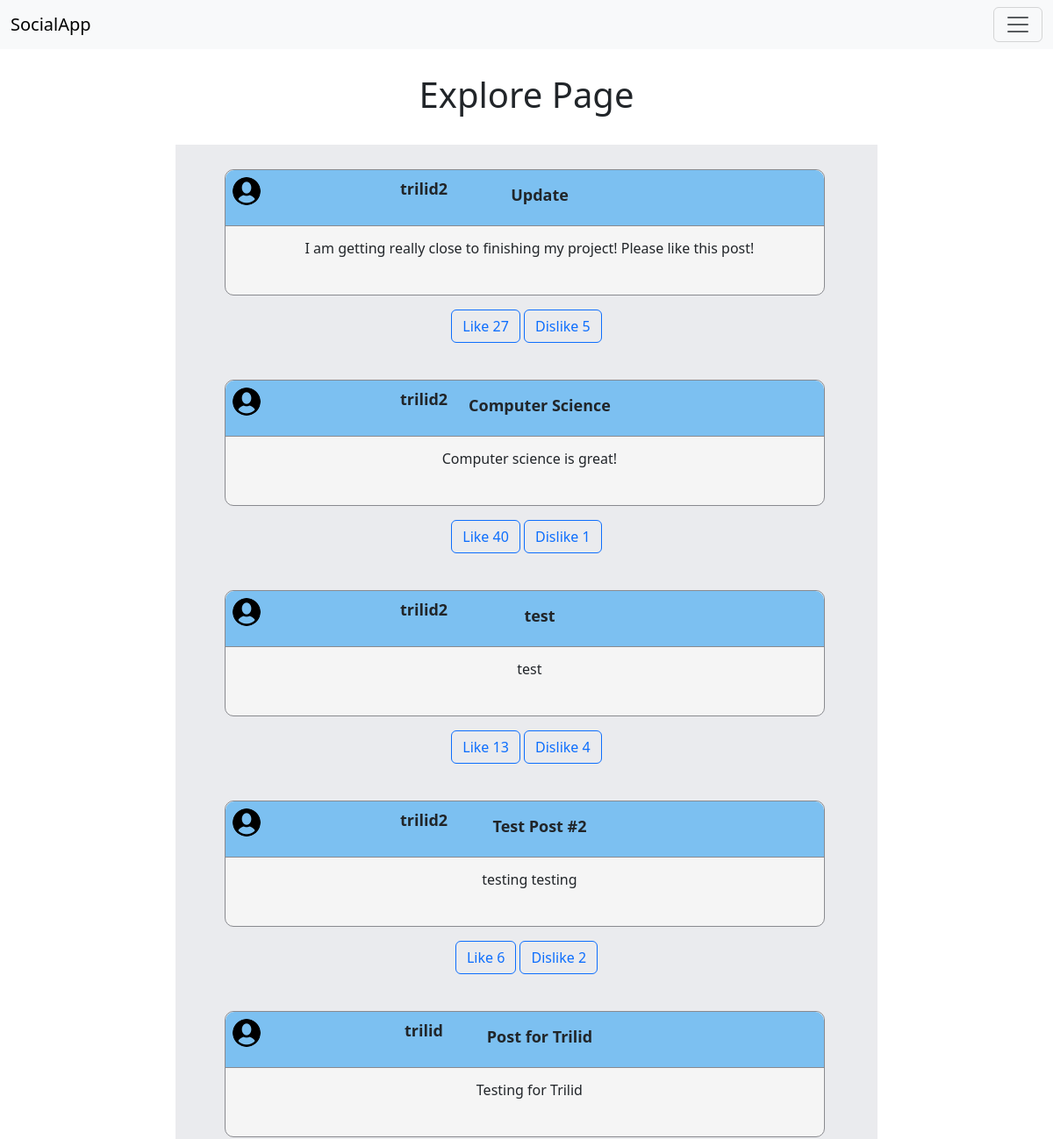
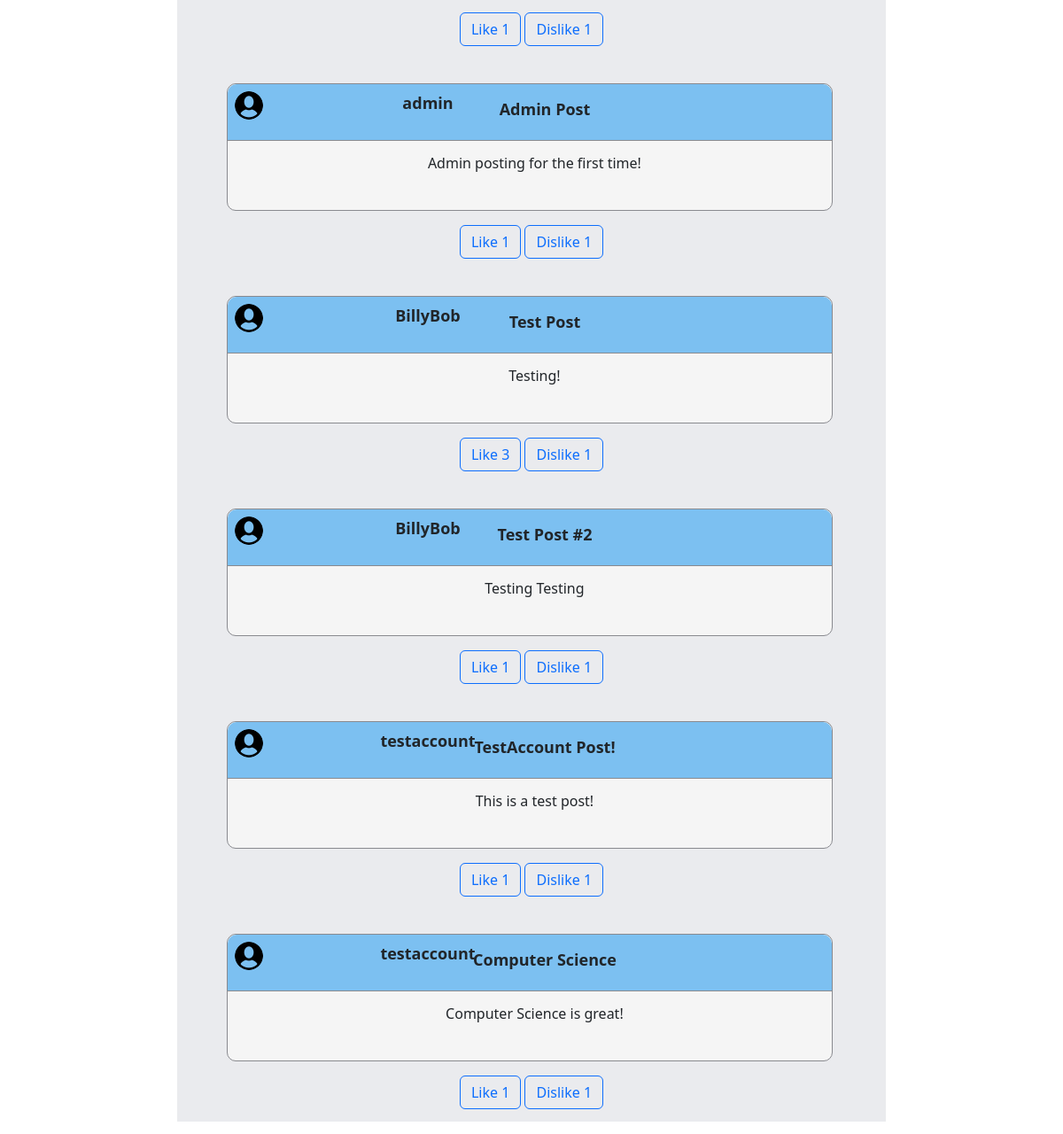
Page /explore/1 (signed in) on the committed database (2 pictures, top to bottom).
### socialapp/models.py (models this page shows, shortened)
class UserPost(models.Model):
    user = models.CharField(max_length=200)
    post_header = models.CharField(max_length=100)
    post_details = models.TextField()
    post_likes = models.IntegerField(default='0')
    post_dislikes = models.IntegerField(default='0')

class Profile(models.Model):
    user = models.OneToOneField(User, on_delete=models.CASCADE)
    image = models.ImageField(default='profilepic.jpg', upload_to='profile_pictures')
    banner_image = models.ImageField(default='headerpic.jpg', upload_to='header_pictures')
    header_description = models.TextField()
    address1 = models.CharField(max_length=100)
    city = models.CharField(max_length=100)
    zipcode = models.CharField(max_length=100)
    state = models.CharField(max_length=100)
    country = models.CharField(max_length=100)
    username = models.CharField(max_length=100, default='test')

### socialapp/views.py (the view)
# urls.py: path('explore/<int:profile_id>', views.explore_page, name='explore'),
@login_required
def explore_page(request, profile_id):
    posts = UserPost.objects.all()#.order_by('?')
    print(request.user.id)
    profile = Profile.objects.get(pk=profile_id)
    return render(request, 'socialapp/explore_page.html', {'posts': posts, 'profile': profile})

### socialapp/templates/socialapp/explore_page.html (shortened to what this page needs)
{% extends 'socialapp/base.html' %}
{% block body %}
<div class="big-container">
        <div class="explore-page-container">
            <div class="explore-header">
                <h1 class="explore-header-test"> Explore Page</h1>
            </div>
                <div class="explore-page-inner-container">
                    {% for post in posts %}
                <div class="profile-post-section">
                    <h1 id="notes-display-text"></h1>
                    <div class="profile-notes-content-parent-container">
                        <div class="profile-post-content-child-container">
                            <div class="profile-post-content-header">
                                <div class="post-profile-image">
                                    <img class="post-profile-image-image" src="{{ profile.image.url }}" >
                                </div>
                                <div class="post-header-container">
                                    <p class="notes-header">
                                        {{post.user}}
                                    </p>
                                    <p class="notes-header-explore">
                                        {{post.post_header}}
                                    </p>
                                </div>
                            </div>
                            <div class="profile-post-content-detail">
                                <p class="notes-detail">
                                    {{post.post_details}}
                                </p>
                            </div>
                        </div>
                    </div>
                    <div class="like-dislike-container">
                            <a href="{% url 'like_post' post.id user.profile.id %}" class="btn btn-outline-primary" type="submit">Like {{ post.post_likes }}</a>
                        <a href="{% url 'dislike_post' post.id user.profile.id %}"  class="btn btn-outline-primary">Dislike {{ post.post_dislikes }}</a>
                    </div>
                    </div>
                {% endfor %}
                </div>
        </div>
</div>
{% endblock %}

### socialapp/static/socialapp/style.css (style rules this page uses)
html, body { height: 100%; margin: 0; }
.big-container { text-align: center; width: 100%; height: 100%; }
.explore-page-container { top: 59px; position: relative; text-align: center; background-color: #eaebee; display: inline-block; width: 50em; }
.explore-header { padding: 25px; background-color: white; }
#notes-display-text { font-weight: bold; font-size: 25px; padding: 10px; }
.profile-notes-content-parent-container { position: relative; height: 60%; padding-left: 3.5em; }
.notes-header { font-size: 18px; font-weight: bold; padding-left: 2em; }
.notes-detail { padding-left: .5em; text-indent: 1em; }
.profile-post-section { position: relative; height: 30%; }
.profile-post-content-child-container { border: solid #898a8f 1px; border-radius: 10px; width: 92%; height: 100%; background-color: whitesmoke; }
.profile-post-content-header { width: 100%; height: 4em; border-bottom: solid #898a8f 1px; background-color: #7cc0f1; border-top-right-radius: 10px; border-top-left-radius: 10px; }
.profile-post-content-detail { position:relative; width: 98%; top: .8em; height: 14.2em; }
.post-profile-image { width: 2em; height: 2em; border-radius: 50%; padding: .5em; }
.post-profile-image-image { width: 2em; height: 2em; border-radius: 50%; }
.post-header-container { position: relative; left: 1em; width: 24em; top: -1.5em; }
.like-dislike-container { position:relative; padding-top: 1em; text-align: center; }
.notes-header-explore { position:relative; font-size: 18px; font-weight: bold; padding-right: 2em; width: 40em; top: -2em; }

### rows in the picture
UserPost: image (picture), user "trilid2", post_header "Update", post_details "I am getting really close to finishing my project! Please like this post!", post_likes "27", post_dislikes "5"
UserPost: image (picture), user "trilid2", post_header "Computer Science", post_details "Computer science is great!", post_likes "40", post_dislikes "1"
UserPost: image (picture), user "trilid2", post_header "test", post_details "test", post_likes "13", post_dislikes "4"
UserPost: image (picture), user "trilid2", post_header "Test Post #2", post_details "testing testing", post_likes "6", post_dislikes "2"
UserPost: image (picture), user "trilid", post_header "Post for Trilid", post_details "Testing for Trilid", post_likes "1", post_dislikes "1"
UserPost: image (picture), user "admin", post_header "Admin Post", post_details "Admin posting for the first time!", post_likes "1", post_dislikes "1"
UserPost: image (picture), user "BillyBob", post_header "Test Post", post_details "Testing!", post_likes "3", post_dislikes "1"
UserPost: image (picture), user "BillyBob", post_header "Test Post #2", post_details "Testing Testing", post_likes "1", post_dislikes "1"
UserPost: image (picture), user "testaccount", post_header "TestAccount Post!", post_details "This is a test post!", post_likes "1", post_dislikes "1"
UserPost: image (picture), user "testaccount", post_header "Computer Science", post_details "Computer Science is great!", post_likes "1", post_dislikes "1"
